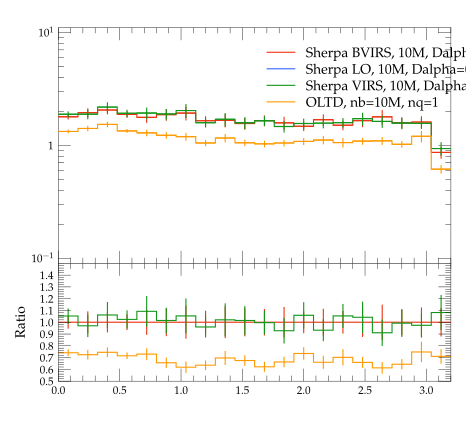

Write the Python code that produced this figure.
#! /usr/bin/env python

# This Python script was auto-generated using YODA v2.0.0.
# Analysis object: /evtb/cutEg_jbjg_dphi
# Timestamp: 15-04-2024 (14:31:35)

import matplotlib as mpl
import matplotlib.pyplot as plt
mpl.use('Agg') # comment out for interactive use
import os
import numpy as np

plotDir = os.path.split(os.path.realpath(__file__))[0]
if 'YODA_USER_PLOT_PATH' in globals():
    plot_outdir = globals()['YODA_USER_PLOT_PATH']
else:
    plot_outdir = plotDir

#plot style
plt.style.use(os.path.join(plotDir, '../default.mplstyle'))
# plot metadata
figW, figH = plt.rcParams['figure.figsize']
ax_xLabel = r''
ax_yLabel = r''
ax_title  = r''
ax_xScale = 'linear'
ax_yScale = 'log'
xLims = (0.0, 3.2)
yLims = (0.09000000000000001, 11.0)

# TeX-friendly labels for the legend
labels = [ r"Sherpa BVIRS, 10M, Dalpha=0.01", r"Sherpa LO, 10M, Dalpha=0.01", r"Sherpa VIRS, 10M, Dalpha=0.01", r"OLTD, nb=10M, nq=1" ]

# Create figure and axis objects
fig, (ax, ratio0_ax) = plt.subplots(2, 1, sharex=True,
                  figsize=(figW,figH), gridspec_kw={'height_ratios': (2, 1)})
ratio0_ax.yaxis.set_major_locator(mpl.ticker.MultipleLocator(0.1))
ratio0_ax.set_ylim(0.5, 1.4999)
ratio0_ax.set_ylabel('Ratio')

# LineColor map: curve index -> color
linecolors = {0: '#EE3311', 1: '#3366FF', 2: '#109618', 3: '#FF9900'}
# the numerical data is stored in a separate file
dataf = dict()
prefix = os.path.split(__file__)[0]
if prefix:    prefix = prefix + '/'
exec(open(prefix+'cutEg_jbjg_dphi__data.py').read(), dataf)


legend_handles = [] # keep track of handles for the legend

# style options for curves
# starts at zorder>=5 to draw curve on top of legend
styles = {
  'curve0': {
    'color' : linecolors[0],
    'linestyle' : '-',
    'marker' : 'o',
    'zorder' : 5,
    'histstyle' : True,
  },
  'curve1': {
    'color' : linecolors[1],
    'linestyle' : '-',
    'marker' : 'o',
    'zorder' : 6,
    'histstyle' : True,
  },
  'curve2': {
    'color' : linecolors[2],
    'linestyle' : '-',
    'marker' : 'o',
    'zorder' : 7,
    'histstyle' : True,
  },
  'curve3': {
    'color' : linecolors[3],
    'linestyle' : '-',
    'marker' : 'o',
    'zorder' : 8,
    'histstyle' : True,
  },
}
# curve from input yoda files in main panel
for label in dataf['yvals'].keys():
    if all(np.isnan(v) for v in dataf['yvals'][label]):
        continue
    tmp = None
    if styles[label]['histstyle']: # draw as histogram
        tmp, = ax.plot(dataf['xedges'], dataf['yedges'][label],
                       color=styles[label]['color'],
                       linestyle=styles[label]['linestyle'],
                       drawstyle='steps-pre', solid_joinstyle='miter',
                       zorder=styles[label]['zorder'], label=label)
        ax.errorbar(dataf['xpoints'], dataf['yvals'][label], color=styles[label]['color'],
                    xerr=dataf['xerrs'], yerr=[dataf['ydowns'][label], dataf['yups'][label]],
                    linestyle='none', zorder=styles[label]['zorder'])
    else: # draw as scatter
        tmp = ax.errorbar(dataf['xpoints'], dataf['yvals'][label],
                          xerr=dataf['xerrs'],
                          yerr=[ dataf['ydowns'][label],
                          dataf['yups'][label] ],
                          fmt=styles[label]['marker'],
                          ecolor=styles[label]['color'],
                          color=styles[label]['color'], zorder=2)
        tmp[-1][0].set_linestyle(styles[label]['linestyle'])
    legend_handles += [tmp]
    for varLabel in dataf['variation_yvals'].keys():
        if varLabel.startswith(label):
            tmp, = ax.plot(dataf['xedges'], dataf['variation_yvals'][varLabel],
                           color=styles[label]['color'],
                           linestyle=styles[label]['linestyle'],
                           drawstyle='steps-pre', solid_joinstyle='miter',
                           zorder=styles[label]['zorder'], alpha=0.5)


# plots on ratio panel
# curve from input yoda files in ratio panel
for label, yvals in dataf['ratio0_yvals'].items():
    if all(np.isnan(v) for v in yvals):
        continue
    if styles[label]['histstyle']: # plot as histogram
        ratio0_ax.plot(dataf['xedges'], yvals,
                       color=styles[label]['color'],
                       linestyle=styles[label]['linestyle'],
                       drawstyle='steps-pre', zorder=1,
                       solid_joinstyle='miter')
        ratio0_ax.vlines(dataf['xpoints'],
                         dataf['ratio0_ymin'][label],
                         dataf['ratio0_ymax'][label],
                         color=styles[label]['color'], zorder=1)
    else: # plot as scatter
        tmp = ratio0_ax.errorbar(dataf['xpoints'],
                                 yvals, xerr=dataf['xerrs'],
                                 yerr=dataf['ratio0_yerrs'][label],
                                 fmt=styles[label]['marker'],
                                 ecolor=styles[label]['color'],
                                 color=styles[label]['color'])
        tmp[-1][0].set_linestyle(styles[label]['linestyle'])

    for varlabel in dataf['ratio0_variation_vals'].keys():
        if varlabel.startswith(label):
            ratio0_ax.plot(dataf['xedges'],
                            dataf['ratio0_variation_vals'][varlabel],
                            color=styles[label]['color'],
                            linestyle=styles[label]['linestyle'],
                            drawstyle='steps-pre', solid_joinstyle='miter',
                            zorder=1, alpha=0.5)

legend_pos = (0.5, 0.97)
ax.legend(legend_handles, labels, loc='upper left', bbox_to_anchor=legend_pos)

# set plot metadata as defined above
ratio0_ax.set_xlabel(ax_xLabel)
ratio0_ax.xaxis.set_label_coords(1., -.15)
ax.set_ylabel(ax_yLabel, loc='top')
ax.set_title(ax_title, loc='left')
ax.set_xscale(ax_xScale)
ax.set_yscale(ax_yScale)
ax.set_xlim(xLims)
ax.set_ylim(yLims)

# tick formatting
plt.rcParams['xtick.top'] = True
plt.rcParams['ytick.right'] = True
ax.yaxis.set_major_locator(mpl.ticker.LogLocator(base=10.0, numticks=np.inf))
ax.yaxis.set_minor_locator(mpl.ticker.LogLocator(
                           base=10.0, subs=np.arange(0.1, 1, 0.1), numticks=np.inf))
fig.align_ylabels((ax, ratio0_ax))
plt.savefig(os.path.join(plot_outdir, 'cutEg_jbjg_dphi.pdf'), format='PDF')
plt.savefig(os.path.join(plot_outdir, 'cutEg_jbjg_dphi.png'), format='PNG')

plt.close(fig)
